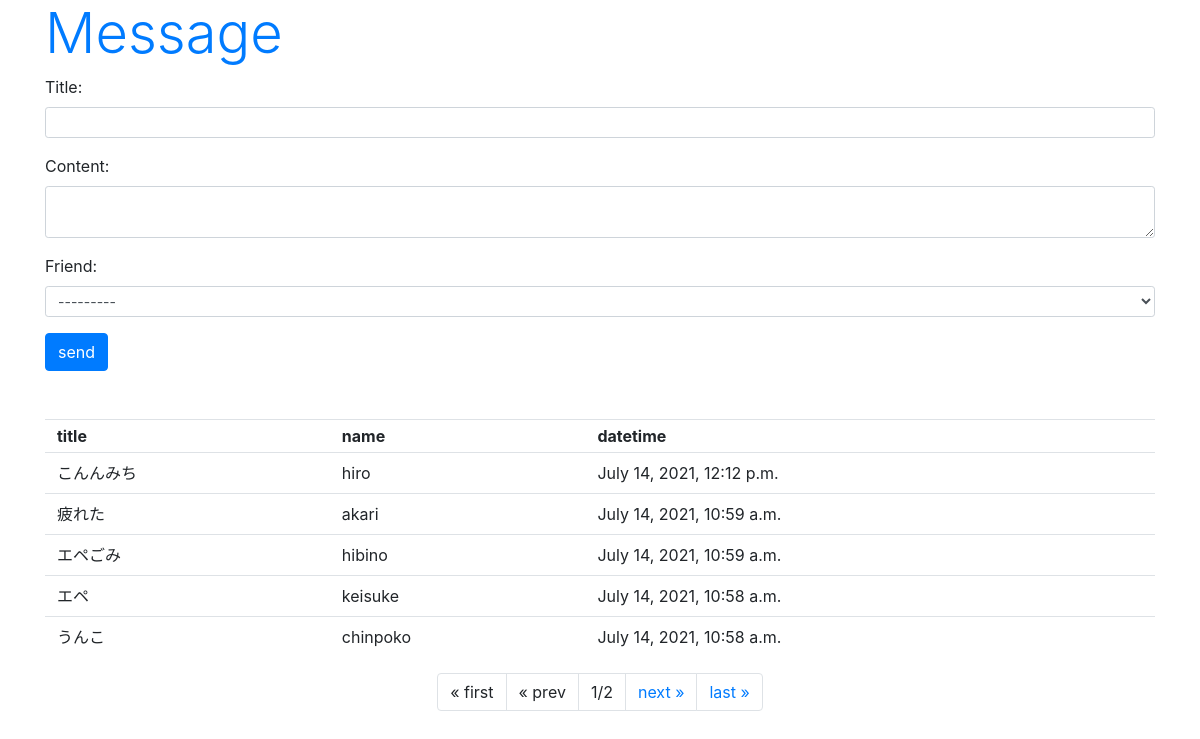
Page /hello/message/ on the committed database.
### hello/models.py (models this page shows, shortened)
class Message(models.Model):
  friend = models.ForeignKey(Friend, on_delete=models.CASCADE)
  title = models.CharField(max_length=100)
  content = models.CharField(max_length=300)
  pub_date = models.DateTimeField(auto_now_add=True)
  class Meta:
    ordering = ('pub_date',)

class Friend(models.Model):
  name = models.CharField(max_length=100, \
    validators=[number_onry])
  mail = models.EmailField(max_length=200)
  gender = models.BooleanField()
  age = models.IntegerField()
  birthday = models.DateField()
  def __str__(self):
    return '<Friend:id=' + str(self.id) + ', ' + \
      self.name + '(' + str(self.age) + ')>'

### hello/views.py (the view)
# urls.py: path('message/', views.message, name='message'),
def message(request, page=1):
  if(request.method == 'POST'):
    obj = Message()
    form = MessageForm(request.POST, instance=obj)
    form.save()
  data = Message.objects.all().reverse()
  paginator = Paginator(data, 5)
  params = {
    'title': 'Message',
    'form': MessageForm(),
    'data': paginator.get_page(page),
  }
  return render(request, 'hello/message.html', params)

### hello/forms.py
class MessageForm(forms.ModelForm):
  class Meta:
    model = Message
    fields = ['title', 'content','friend']
    widgets = {
      'title': forms.TextInput(attrs={'class':'form-control form-control-sm'}),
      'content': forms.Textarea(attrs={'class':'form-control form-control-sm', 'rows':2}),
      'friend': forms.Select(attrs={'class':'form-control form-control-sm'}),
    }

### hello/templates/hello/message.html (shortened to what this page needs)
{% load static %}
<!DOCTYPE html>
<html lang="ja">
<head>
  <link rel="stylesheet"
    href="https://stackpath.bootstrapcdn.com/bootstrap/4.3.1/css/bootstrap.min.css"
 />
</head>
<body class="container">
  <h1 class="display-4 text-primary">{{title}}</h1>
  <form action="{% url 'message' %}" method="post">
    {{ form.as_p }}
  <input type="submit" value="send" class="btn btn-primary">
  <table class="table">
    <tr>
      <th class="py-1">title</th>
      <th class="py-1">name</th>
      <th class="py-1">datetime</th>
    </tr>
  {% for item in data %}
    <tr>
      <td class="py-2">{{item.title}}</td>
      <td class="py-2">{{item.friend.name}}</td>
      <td class="py-2">{{item.pub_date}}</td>
    </tr>
  {% endfor %}
  </table>
  <ul class="pagination justify-content-center">
    {% if data.has_previous %}
    <li class="page-item">
      <a class="page-link" href="{% url 'message' %}">
        &laquo; first</a>
    </li>
    <li class="page-item">
      <a class="page-link" href="{% url 'message' %}{{data.previous_page_number}}">
        &laquo; prev</a>
    </li>
    {% else %}
    <li class="page-item">
      <a class="page-link">
        &laquo; first</a>
    </li>
    <li class="page-item">
      <a class="page-link">
        &laquo; prev</a>
    </li>
    {% endif %}
    <li class="page-item">
      <a class="page-link">{{data.number}}/{{data.paginator.num_pages}}</a>
    </li>
  {% if data.has_next %}
  <li class="page-item">
    <a class="page-link"
    href="{% url 'message' %}{{data.next_page_number }}">
      next &raquo;</a>
  </li>
  <li class="page-item">
    <a class="page-link"
    href="{% url 'message' %}{{data.paginator.num_pages }}">
      last &raquo;</a>
  </li>
  {% endif %}
  </ul>
</body>
</html>

### rows in the picture
Message: title "こんんみち", friend.name "hiro", pub_date "July 14, 2021, 12:12 p.m."
Message: title "疲れた", friend.name "akari", pub_date "July 14, 2021, 10:59 a.m."
Message: title "エペごみ", friend.name "hibino", pub_date "July 14, 2021, 10:59 a.m."
Message: title "エペ", friend.name "keisuke", pub_date "July 14, 2021, 10:58 a.m."
Message: title "うんこ", friend.name "chinpoko", pub_date "July 14, 2021, 10:58 a.m."

### other values in the picture
{{ title }} "Message"
{{ data.number }} "1"
{{ data.paginator.num_pages }} "2"
